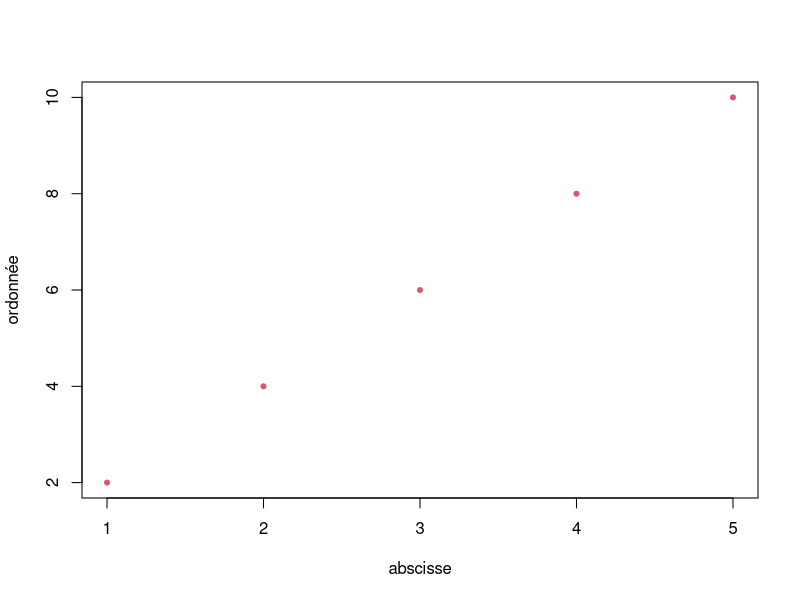
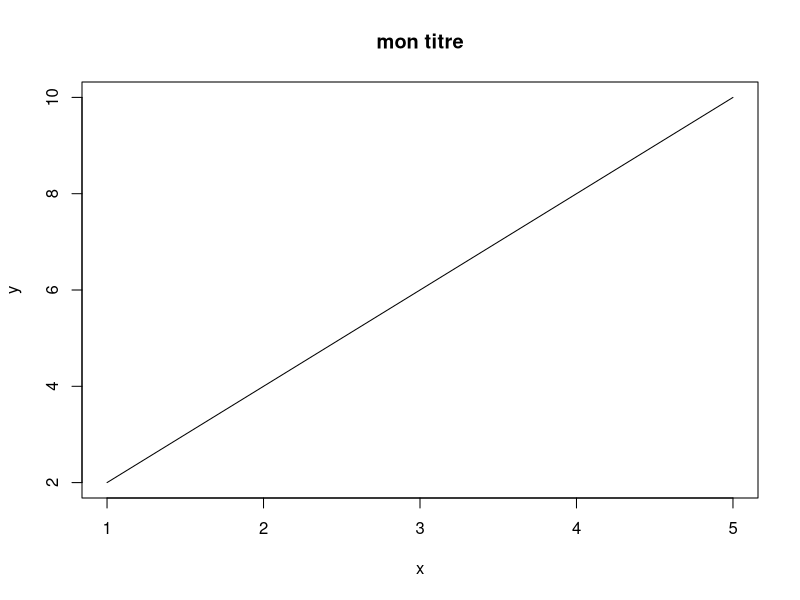
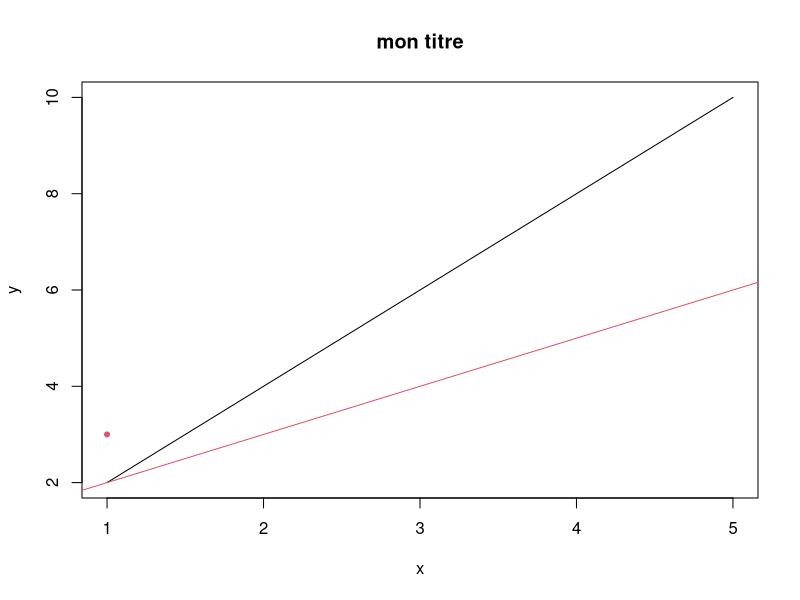
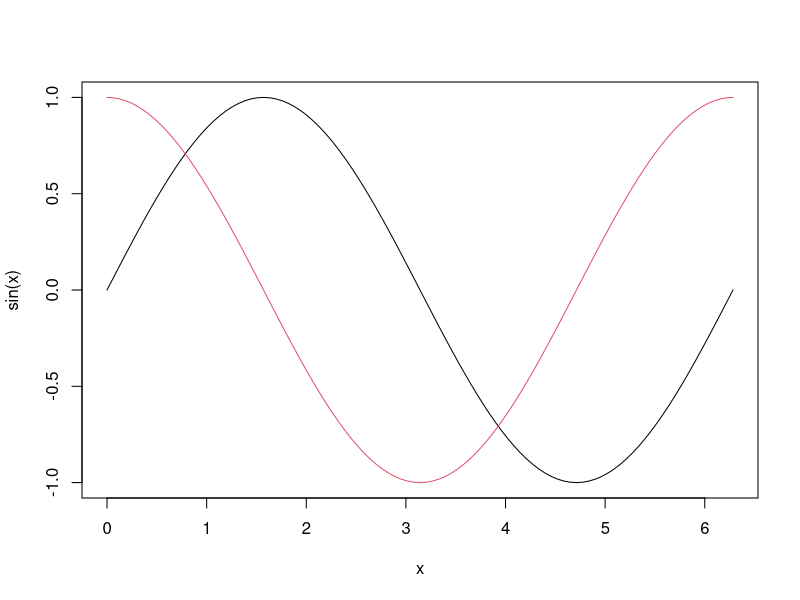

Source code (R) for these figures, in order:
## ---- chunk 1
knitr::opts_chunk$set(fig.height=2.5, fig.width=4,fig.align="center")
## ---- chunk 2
#setwd("~/Documents/cours/L2MIN/STAT/TP/Version2022 Tous parcours/Partie1 Proba et Stat Desc. TP1_5/Scripts Solutions TP/Avant Seance")
setwd("~/Documents/cours/L2MIN/STAT/TP/Version2023-24 Tous parcours/Partie1 Proba et Stat Desc. TP1_5/Scripts Solutions TP/Avant Seance")
#setwd("~/TPSTAT/TP1")
## ---- chunk 3
1:10
## ---- chunk 4
init<-1:10  #affecte à init la liste des 10 premiers entiers
1:10-> init # meme chose que précédemment
init=1:10 # autre option pour définir un objet mais préférer les deux premières
init # affiche le contenu de l'objet


## ---- chunk 5
help(":")
## ---- chunk 6
x<-1:5
y<-2*x
plot(x,y,col=2,xlab="abscisse", ylab="ordonnée", pch=20)
## ---- chunk 7
plot(x,y,main="mon titre",type="l")
## ---- chunk 8
plot(x,y,main="mon titre",type="l")
points(1,3,col=2,pch=20) #ajoute le point (1,3) en noir avec le caractère n20
abline(h=0,v=0) #ajoute les axes
abline(1,1,col=2) #ajoute la droite d'équation ax+b en rouge
## ---- chunk 9
curve(sin,xlim=c(0,2*pi)) #trace le sinus entre 0 et 2pi
curve(cos,add=T,col=2)  #ajoute le tracé du cos en rouge

